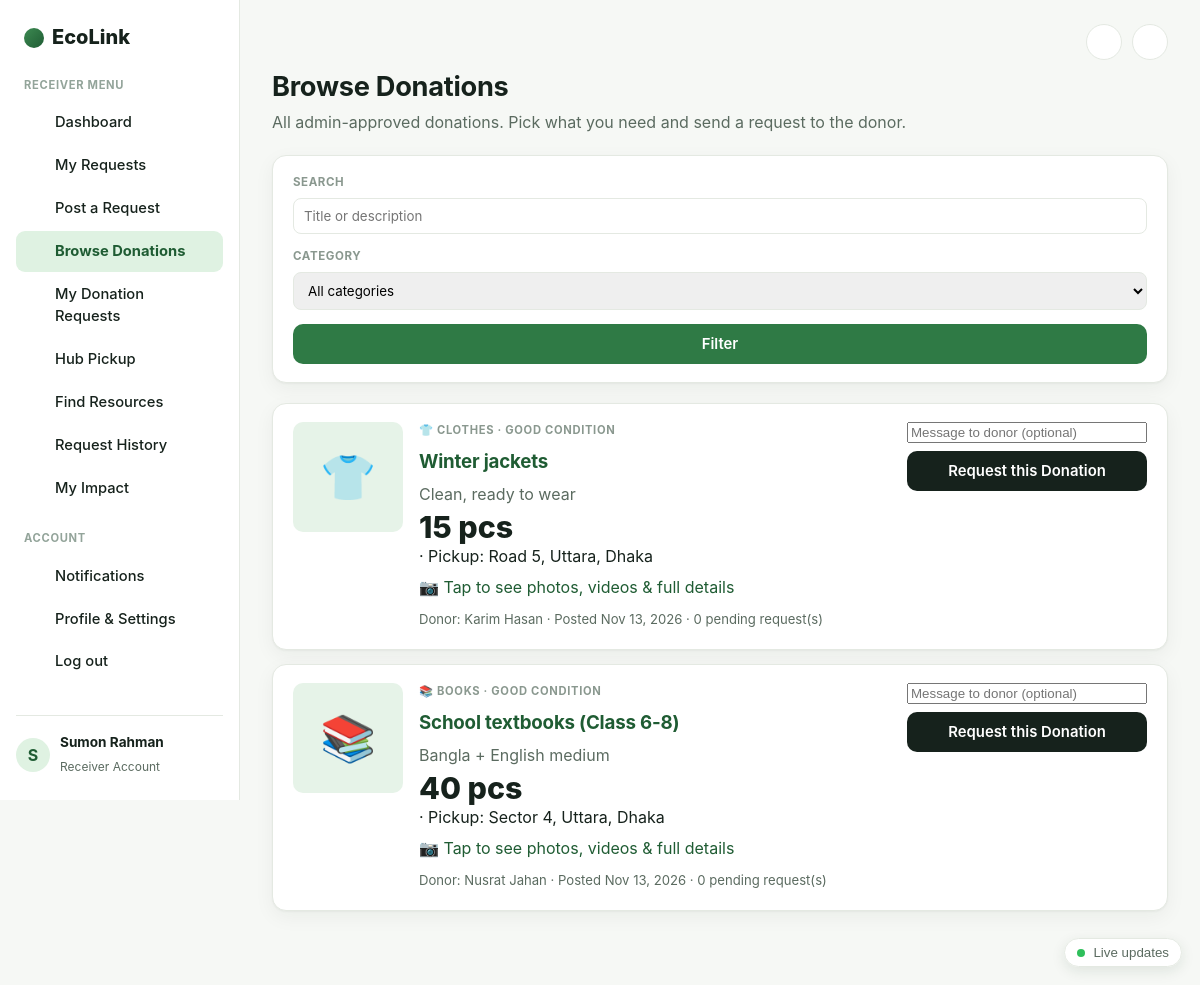
Screenshot of /receiver/browse_donations.php (signed in) with the database file from the repository.
### tables this page shows
CREATE TABLE IF NOT EXISTS donations (
    donation_id         INT AUTO_INCREMENT PRIMARY KEY,
    donor_id            INT NOT NULL,
    category_id         INT NOT NULL,
    title               VARCHAR(200) NOT NULL,
    description         TEXT NULL,
    quantity            INT NOT NULL DEFAULT 1,
    unit                VARCHAR(30) NOT NULL DEFAULT 'pcs',
    condition_grade     ENUM('new','like_new','good','fair') NOT NULL DEFAULT 'good',
    pickup_address      VARCHAR(255) NOT NULL,
    latitude            DOUBLE NULL,
    longitude           DOUBLE NULL,
    expiry_datetime     DATETIME NULL,
    image_path          VARCHAR(255) NULL,
    status              ENUM('pending_approval','available','matched','accepted','pickup','delivered','completed','cancelled','rejected')
                        NOT NULL DEFAULT 'pending_approval',
    matched_receiver_id INT NULL,
    matched_score       DECIMAL(6,2) NULL,
    approved_by         INT NULL,
    approved_at         DATETIME NULL,
    rejection_reason    VARCHAR(255) NULL,
    created_at          TIMESTAMP NOT NULL DEFAULT CURRENT_TIMESTAMP,
    updated_at          TIMESTAMP NOT NULL DEFAULT CURRENT_TIMESTAMP ON UPDATE CURRENT_TIMESTAMP,
    INDEX idx_don_status (status),
    INDEX idx_don_donor (donor_id),
    INDEX idx_don_receiver (matched_receiver_id),
    INDEX idx_don_cat (category_id),
    CONSTRAINT fk_don_donor FOREIGN KEY (donor_id) REFERENCES users(user_id) ON DELETE CASCADE,
    CONSTRAINT fk_don_cat   FOREIGN KEY (category_id) REFERENCES resource_categories(category_id)
);

CREATE TABLE IF NOT EXISTS resource_categories (
    category_id     INT AUTO_INCREMENT PRIMARY KEY,
    name            VARCHAR(60) NOT NULL,
    weight_urgency  DECIMAL(4,2) NOT NULL DEFAULT 0.25,
    weight_distance DECIMAL(4,2) NOT NULL DEFAULT 0.25,
    weight_demand   DECIMAL(4,2) NOT NULL DEFAULT 0.30,
    weight_capacity DECIMAL(4,2) NOT NULL DEFAULT 0.20,
    UNIQUE KEY uq_cat_name (name)
);

CREATE TABLE IF NOT EXISTS users (
    user_id             INT AUTO_INCREMENT PRIMARY KEY,
    full_name           VARCHAR(120) NOT NULL,
    email               VARCHAR(190) NOT NULL,
    phone               VARCHAR(40)  NOT NULL DEFAULT '',
    password_hash       VARCHAR(255) NOT NULL,
    role                ENUM('donor','receiver','admin','hub') NOT NULL,
    organization_name   VARCHAR(160) NULL,
    address             VARCHAR(255) NULL,
    pickup_area         VARCHAR(160) NULL,
    latitude            DOUBLE NULL,
    longitude           DOUBLE NULL,
    capacity_score      TINYINT NOT NULL DEFAULT 5,               
    is_verified         TINYINT(1) NOT NULL DEFAULT 0,
    verification_status ENUM('pending','verified','rejected') NOT NULL DEFAULT 'pending',
    email_verified      TINYINT(1) NOT NULL DEFAULT 0,
    status              ENUM('active','suspended') NOT NULL DEFAULT 'active',
    preferred_categories VARCHAR(255) NULL,                       
    typical_quantity    INT NULL,
    preferred_condition ENUM('any','new','like_new','good','fair') NOT NULL DEFAULT 'any',
    recurring_needs     VARCHAR(255) NULL,
    need_description    TEXT NULL,
    notify_matching     TINYINT(1) NOT NULL DEFAULT 1,
    notify_lifecycle    TINYINT(1) NOT NULL DEFAULT 1,
    notify_reminders    TINYINT(1) NOT NULL DEFAULT 1,
    created_at          TIMESTAMP NOT NULL DEFAULT CURRENT_TIMESTAMP,
    UNIQUE KEY uq_users_email (email),
    INDEX idx_users_role (role, status)
);

### config/app.php (called while the page is built, shortened)
<?php
function e(string $str): string {
    return htmlspecialchars($str, ENT_QUOTES, 'UTF-8');
}

### receiver/browse_donations.php (the view, shortened to what this page needs)
<?php
require_once __DIR__ . '/../config/app.php';
require_once __DIR__ . '/../includes/media.php';
$db = getDB();
$uid = currentUserId();
$me = $db->prepare("SELECT is_verified FROM users WHERE user_id = ?");
$me->execute([$uid]);
$isVerified = (bool)$me->fetchColumn();
$search   = trim($_GET['search'] ?? '');
$where = ["d.status = 'available'"];
$params = [];
$stmt = $db->prepare(
    "SELECT d.*, c.name AS category_name, u.full_name AS donor_name,
            (SELECT status FROM donation_requests dr WHERE dr.donation_id = d.donation_id AND dr.receiver_id = ?) AS my_request_status,
            (SELECT COUNT(*) FROM donation_requests dr WHERE dr.donation_id = d.donation_id AND dr.status = 'pending') AS pending_requests
     FROM donations d
     JOIN resource_categories c ON c.category_id = d.category_id
     JOIN users u ON u.user_id = d.donor_id
     WHERE " . implode(' AND ', $where) . "
     ORDER BY d.created_at DESC"
);
$stmt->execute(array_merge([$uid], $params));
$donations = $stmt->fetchAll();
require_once __DIR__ . '/../includes/header.php';
?>
<h1>Browse Donations</h1>
<p>All admin-approved donations. Pick what you need and send a request to the donor.</p>
<form method="get" class="filter-bar">
    <label>Search<input type="text" name="search" value="<?= e($search) ?>" placeholder="Title or description"></label>
    <label>Category
        <select name="category">
            <option value="0">All categories</option>
        </select>
    </label>
    <button class="btn-accent" type="submit">Filter</button>
</form>
<?php foreach ($donations as $d): ?>
    <div class="mini-card" id="d<?= (int)$d['donation_id'] ?>" style="margin-bottom:14px;">
        <div style="display:flex; gap:16px; flex-wrap:wrap; justify-content:space-between; align-items:flex-start;">
            <?= donationThumb($d, $icons[$d['category_name']] ?? '📦', 110) ?>
            <div style="flex:1; min-width:260px;">
                <span class="eyebrow"><?= $icons[$d['category_name']] ?? '📦' ?> <?= e($d['category_name']) ?> · <?= e(ucfirst(str_replace('_', ' ', $d['condition_grade']))) ?> condition</span>
                <h3 style="margin:6px 0;"><a href="<?= donationUrl((int)$d['donation_id']) ?>"><?= e($d['title']) ?></a></h3>
                <p style="color:var(--ink-soft); margin:4px 0;"><?= e($d['description'] ?: 'No description provided.') ?></p>
                <p style="margin:4px 0;"><strong><?= (int)$d['quantity'] ?> <?= e($d['unit']) ?></strong> · Pickup: <?= e($d['pickup_address']) ?></p>
                <a href="<?= donationUrl((int)$d['donation_id']) ?>" style="display:block; margin:6px 0;">📷 Tap to see photos, videos &amp; full details</a>
                <small style="color:var(--ink-soft);">Donor: <?= e($d['donor_name']) ?> · Posted <?= e(date('M d, Y', strtotime($d['created_at']))) ?> · <?= (int)$d['pending_requests'] ?> pending request(s)</small>
            </div>
            <div style="min-width:240px;">
                <?php if ($d['my_request_status'] === 'pending'): ?>
                    <span class="badge badge-pending">Request sent - waiting for donor</span>
                <?php elseif ($d['my_request_status'] === 'accepted'): ?>
                    <span class="badge badge-accepted">Accepted</span>
                <?php else: ?>
                    <form method="post" style="display:flex; flex-direction:column; gap:8px;">
                        <input type="text" name="message" maxlength="400" placeholder="Message to donor (optional)">
                        <button class="btn-primary" type="submit" <?= $isVerified ? '' : 'disabled' ?>>Request this Donation</button>
                    </form>
                <?php endif; ?>
            </div>
        </div>
    </div>
<?php endforeach; ?>
<?php require_once __DIR__ . '/../includes/footer.php'; ?>

### includes/media.php (shortened to what this page needs)
<?php
function donationUrl(int $donationId): string
{
    return BASE_URL . '/donation_view.php?id=' . $donationId;
}
function donationThumb(array $d, string $icon = '📦', int $size = 84): string
{
    $url = donationUrl((int)$d['donation_id']);
    $style = "width:{$size}px;height:{$size}px;border-radius:10px;object-fit:cover;display:flex;align-items:center;justify-content:center;background:var(--mint);font-size:" . (int)($size / 2.4) . "px;flex-shrink:0;";
    return '<a href="' . $url . '" title="Tap to see details" style="' . $style . 'text-decoration:none;">' . $icon . '</a>';
}

### assets/css/style.css (style rules this page uses)
:root { --ink: #16221c; --ink-soft: #5b6b60; --line: #e4e9e2; --bg: #f6f8f5; --card: #ffffff; --mint: #e6f3e8; --mint-line: #cfe8d2; --forest: #14361f; --forest-2: #1f5c33; --green: #2f7a45; --green-light: #dff2e2; --amber-bg: #fdf1d8; --amber-text: #92650b; --blue-bg: #e2edfb; --blue-text: #1f5aa8; --purple-bg: #f0e6fb; --purple-text: #6b3fa0; --teal-bg: #dcf3ee; --teal-text: #147865; --gray-bg: #eef1ee; --gray-text: #5b6b60; --red-bg: #fbe3e1; --red-text: #a13327; --radius: 14px; --radius-sm: 10px; --shadow: 0 1px 2px rgba(20,30,20,0.04), 0 6px 20px rgba(20,30,20,0.05); }
* { box-sizing: border-box; }
body { margin: 0; font-family: -apple-system, BlinkMacSystemFont, 'Segoe UI', Inter, Roboto, Arial, sans-serif; color: var(--ink); background: var(--bg); line-height: 1.55; -webkit-font-smoothing: antialiased; }
a { color: var(--forest-2); text-decoration: none; }
h1, h2, h3 { color: var(--ink); letter-spacing: -0.01em; }
main.app-main > h1:first-of-type, .app-main h1 { font-size: 1.7rem; margin: 4px 0 2px; }
.app-main > p:first-of-type, .page-subtitle { color: var(--ink-soft); margin: 0 0 20px; }
.btn-primary, .btn-secondary, .btn-small, .btn-accent { display: inline-flex; align-items: center; justify-content: center; gap: 6px; border: none; padding: 11px 20px; border-radius: 10px; font-weight: 600; cursor: pointer; font-size: 0.93rem; font-family: inherit; }
.btn-primary { background: var(--ink); color: #fff; }
.btn-accent { background: var(--green); color: #fff; }
.mini-card { background: var(--card); border: 1px solid var(--line); border-radius: var(--radius); box-shadow: var(--shadow); padding: 18px 20px; }
.mini-card .eyebrow, .mini-card > span:first-child { text-transform: uppercase; font-size: 0.7rem; letter-spacing: 0.06em; color: #8a988f; font-weight: 700; display: block; margin-bottom: 8px; }
.mini-card strong { display: block; font-size: 1.9rem; font-weight: 800; line-height: 1.1; }
.mini-card span:last-child, .mini-card small { color: var(--ink-soft); font-size: 0.82rem; }
.filter-bar { background: var(--card); border: 1px solid var(--line); border-radius: var(--radius); box-shadow: var(--shadow); padding: 18px 20px; margin-bottom: 20px; display: grid; grid-template-columns: repeat(auto-fit, minmax(140px,1fr)) auto; gap: 14px; align-items: end; }
.filter-bar label { display: flex; flex-direction: column; gap: 6px; font-size: 0.72rem; text-transform: uppercase; letter-spacing: 0.05em; color: #8a988f; font-weight: 700; }
.filter-bar input, .filter-bar select { padding: 9px 10px; border: 1px solid var(--line); border-radius: 8px; font-family: inherit; }
input, select, textarea, button { max-width: 100%; }
.app-main h1, .app-main h2, .app-main h3 { overflow-wrap: anywhere; }

### rows the page displays
donations: icon "👕", category.name "👕", category.name "CLOTHES", condition_grade "GOOD", title "Winter jackets", description "Clean, ready to wear", quantity "15", unit "pcs", pickup_address "Road 5, Uttara, Dhaka", donor.full_name "Karim Hasan", created_at "Nov 13, 2026", pending_requests "0"
donations: icon "📚", category.name "📚", category.name "BOOKS", condition_grade "GOOD", title "School textbooks (Class 6-8)", description "Bangla + English medium", quantity "40", unit "pcs", pickup_address "Sector 4, Uttara, Dhaka", donor.full_name "Nusrat Jahan", created_at "Nov 13, 2026", pending_requests "0"

### other values shown
$menu['label'] "RECEIVER MENU"
$item['label'] "Dashboard"
$item['label'] "My Requests"
$item['label'] "Post a Request"
$item['label'] "Browse Donations"
$item['label'] "My Donation Requests"
$item['label'] "Hub Pickup"
$item['label'] "Find Resources"
$item['label'] "Request History"
$item['label'] "My Impact"
substr($_SESSION['full_name'] ?? 'U', 0, 1) "S"
$_SESSION['full_name'] "Sumon Rahman"
currentUserRole() "Receiver"
